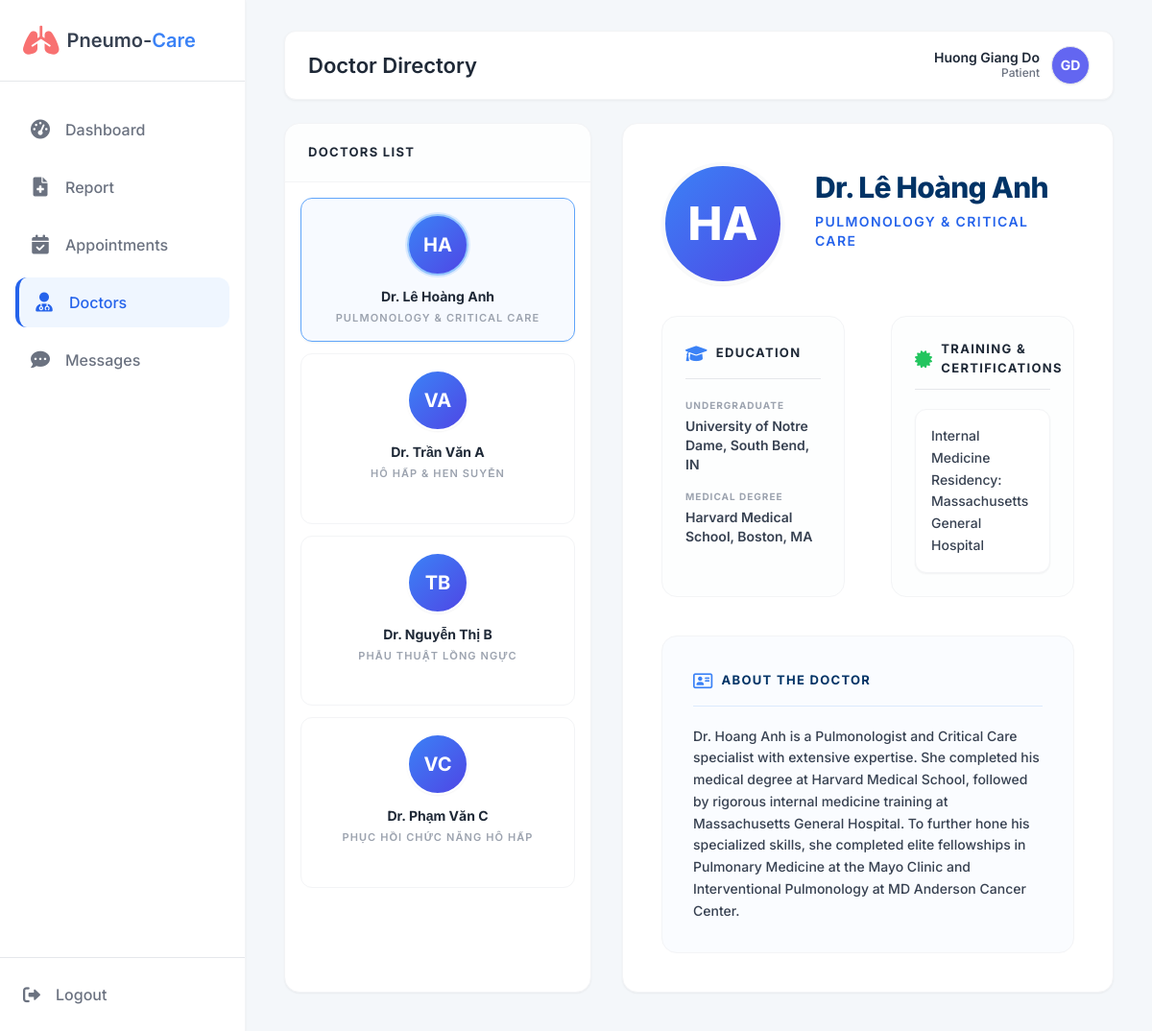
The app's page /pat_doctors.php (signed in) with its own data.
### tables this page shows
CREATE TABLE `Doctor_Profiles` (
  `doctor_id` int(11) NOT NULL,
  `speciality` varchar(100) DEFAULT NULL,
  `consultation_fee` decimal(10,2) DEFAULT NULL,
  `undergraduate_edu` text DEFAULT NULL,
  `medical_edu` text DEFAULT NULL,
  `training` text DEFAULT NULL,
  `affiliations` text DEFAULT NULL,
  `bio` text DEFAULT NULL
);

CREATE TABLE `Users` (
  `user_id` int(11) NOT NULL,
  `email` varchar(100) NOT NULL,
  `password_hash` varchar(255) NOT NULL,
  `full_name` varchar(100) NOT NULL,
  `role` enum('Admin','Doctor','Patient') NOT NULL,
  `avatar_url` text DEFAULT NULL,
  `is_active` tinyint(1) DEFAULT 1,
  `created_at` timestamp NOT NULL DEFAULT current_timestamp()
);

### pat_doctors.php (the view, shortened to what this page needs)
<?php
require 'db.php';
$patientName = $_SESSION['name'];
function getInitials($fullName) {
    $words = explode(' ', trim($fullName));
    $count = count($words);
    if ($count >= 2) {
        $first = mb_substr($words[$count - 2], 0, 1, 'UTF-8');
        $second = mb_substr($words[$count - 1], 0, 1, 'UTF-8');
        return mb_strtoupper($first . $second, 'UTF-8');
    } elseif ($count == 1) {
        return mb_strtoupper(mb_substr($words[0], 0, 1, 'UTF-8'), 'UTF-8');
    }
    return '?';
}
function getAvatarColor($fullName) {
    $colors = ['bg-blue-500', 'bg-red-500', 'bg-green-500', 'bg-yellow-500', 'bg-purple-500', 'bg-pink-500', 'bg-indigo-500', 'bg-teal-500'];
    $index = strlen($fullName) % count($colors);
    return $colors[$index];
}
$doctors = [];
$current_doc = null;
try {
    $doctors = $pdo->query("
        SELECT u.full_name, u.avatar_url, dp.* FROM Users u
        JOIN Doctor_Profiles dp ON u.user_id = dp.doctor_id
        WHERE u.role = 'Doctor' AND u.is_active = 1
    ")->fetchAll();
    $selected_id = isset($_GET['id']) ? $_GET['id'] : null;
    if (!$selected_id && !empty($doctors)) {
        $selected_id = $doctors[0]['doctor_id'];
    }
    if ($selected_id) {
        $stmt = $pdo->prepare("
            SELECT u.full_name, u.avatar_url, dp.* FROM Users u
            JOIN Doctor_Profiles dp ON u.user_id = dp.doctor_id
            WHERE u.user_id = ?
        ");
        $stmt->execute([$selected_id]);
        $current_doc = $stmt->fetch();
    }
} catch (PDOException $e) {
    die("<div class='bg-red-50 text-red-500 p-4 m-4 rounded'><b>Lỗi Database:</b> " . $e->getMessage() . "</div>");
}
?>
<!DOCTYPE html>
<html lang="vi">
<head>
    <script src="https://cdn.tailwindcss.com"></script>
    <link href="https://cdnjs.cloudflare.com/ajax/libs/font-awesome/6.0.0/css/all.min.css" rel="stylesheet">
</head>
<body class="flex h-screen overflow-hidden text-gray-800">
    <aside class="w-64 bg-white border-r border-gray-100 flex flex-col h-full shadow-sm z-10">
        <div class="flex items-center gap-2 p-6 border-b">
            <i class="fa-solid fa-lungs text-3xl text-red-400"></i>
            <h1 class="text-xl font-semibold text-gray-700">Pneumo-<span class="text-blue-500">Care</span></h1>
        </div>
        <nav class="flex-1 px-4 py-6 space-y-2">
            <a href="pat_dashboard.php" class="flex items-center gap-4 px-4 py-3 text-gray-500 hover:bg-gray-50 hover:text-gray-800 rounded-xl transition-colors font-medium">
                <i class="fa-solid fa-gauge-high w-5 text-center text-xl"></i>
                <span>Dashboard</span>
            </a>
            <a href="pat_report.php" class="flex items-center gap-4 px-4 py-3 text-gray-500 hover:bg-gray-50 hover:text-gray-800 rounded-xl transition-colors font-medium">
                <i class="fa-solid fa-file-medical w-5 text-center text-xl"></i>
                <span>Report</span>
            </a>
            <a href="pat_appointments.php" class="flex items-center gap-4 px-4 py-3 text-gray-500 hover:bg-gray-50 hover:text-gray-800 rounded-xl transition-colors font-medium ">
                <i class="fa-solid fa-calendar-check w-5 text-center text-xl"></i>
                <span>Appointments</span>
            </a>
            <a href="pat_doctors.php" class="sidebar-active flex items-center gap-4 px-4 py-3 rounded-xl transition-colors font-medium">
                <i class="fa-solid fa-user-doctor w-5 text-center text-xl"></i>
                <span>Doctors</span>
            </a>
            <a href="pat_messages.php" class="flex items-center gap-4 px-4 py-3 text-gray-500 hover:bg-gray-50 hover:text-gray-800 rounded-xl transition-colors font-medium">
                <i class="fa-solid fa-comment-dots w-5 text-center text-xl"></i>
                <span>Messages</span>
            </a>
        </nav>
        <div class="p-6 border-t mt-auto">
            <a href="logout.php" class="flex items-center gap-4 text-gray-500 hover:text-red-500 transition-colors font-medium">
                <i class="fa-solid fa-right-from-bracket text-lg"></i>
                <span>Logout</span>
            </a>
        </div>
    </aside>
<main class="main-content bg-[#f4f7fa]">
        <div class="topbar-wrapper flex-shrink-0">
            <header class="topbar">
                <h1>Doctor Directory</h1>
                <div class="flex items-center gap-6">
                    <div class="flex items-center gap-3 cursor-pointer">
                        <div class="text-right hidden sm:block">
                            <p class="text-sm font-semibold text-gray-800" style="line-height: 1.2;"><?php echo htmlspecialchars($patientName); ?></p>
                            <p class="text-xs text-gray-500 font-medium">Patient</p>
                        </div>
                        <div class="w-10 h-10 rounded-full <?php echo getAvatarColor($patientName); ?> text-white flex items-center justify-center font-bold text-sm shadow-sm border border-gray-200">
                            <?php echo getInitials($patientName); ?>
                        </div>
                    </div>
                </div>
            </header>
        </div>
        <div class="content-area max-w-7xl mx-auto w-full flex gap-8">
            <div class="w-[320px] bg-white rounded-2xl shadow-sm border border-gray-100 flex flex-col h-full overflow-hidden flex-shrink-0">
                <div class="px-6 py-5 border-b border-gray-100 bg-gray-50/30">
                    <h2 class="font-bold text-gray-800 text-[13px] uppercase tracking-widest">Doctors List</h2>
                </div>
                <div class="flex-1 overflow-y-auto p-4 space-y-3">
                    <?php if (empty($doctors)): ?>
                        <div class="text-center py-10 text-gray-400 italic text-sm">No doctors found.</div>
                    <?php else: ?>
                        <?php foreach ($doctors as $doc): ?>
                        <a href="?id=<?php echo $doc['doctor_id']; ?>" class="block border <?php echo $selected_id == $doc['doctor_id'] ? 'border-blue-400 bg-blue-50/50 shadow-sm' : 'border-gray-100 hover:border-gray-300 hover:bg-gray-50'; ?> rounded-xl p-4 flex flex-col items-center transition-all group">
                        <div class="flex flex-col items-center">
                            <div class="w-16 h-16 rounded-full mb-3 shadow-sm flex items-center justify-center text-xl font-bold text-white bg-gradient-to-br from-blue-500 to-indigo-600 border-2 <?php echo $selected_id == $doc['doctor_id'] ? 'border-blue-300 ring-2 ring-blue-100' : 'border-white'; ?> overflow-hidden">
                                <?php echo getInitials($doc['full_name']); ?>
                            </div>
                        </div>
                            <h3 class="font-bold text-gray-800 text-center text-sm group-hover:text-blue-600 transition-colors">Dr. <?php echo htmlspecialchars($doc['full_name']); ?></h3>
                            <p class="text-[11px] font-semibold text-gray-400 uppercase tracking-widest mt-1 text-center"><?php echo htmlspecialchars($doc['speciality']); ?></p>
                        </a>
                        <?php endforeach; ?>
                    <?php endif; ?>
                </div>
            </div>
            <?php if ($current_doc): ?>
            <div class="flex-1 bg-white rounded-2xl shadow-sm border border-gray-100 p-10 h-full overflow-y-auto relative">
                <div class="flex items-start gap-8 mb-8">
                    <div class="w-32 h-32 rounded-full border-4 border-gray-50 shadow-sm flex items-center justify-center text-5xl font-extrabold text-white bg-gradient-to-br from-blue-500 to-indigo-600 flex-shrink-0">
                        <?php echo getInitials($current_doc['full_name']); ?>
                    </div>
                    <div class="pt-2">
                        <h1 class="text-3xl font-extrabold text-[#003366] mb-2 tracking-tight">Dr. <?php echo htmlspecialchars($current_doc['full_name']); ?></h1>
                        <p class="text-sm font-semibold text-blue-600 uppercase tracking-widest mb-3"><?php echo htmlspecialchars($current_doc['speciality']); ?></p>
                        </div>
                </div>
                <div class="grid grid-cols-2 gap-x-12 gap-y-10">
                    <div class="border border-gray-100 rounded-2xl p-6 bg-gray-50/30">
                        <h3 class="font-bold text-gray-800 text-[13px] uppercase tracking-widest flex items-center gap-2 mb-5 border-b border-gray-200 pb-3">
                            <i class="fa-solid fa-graduation-cap text-blue-500 text-lg"></i> Education
                        </h3>
                        <div class="space-y-4">
                            <div>
                                <h4 class="text-[10px] font-bold text-gray-400 uppercase tracking-widest mb-1">Undergraduate</h4>
                                <p class="text-sm font-semibold text-gray-700"><?php echo htmlspecialchars($current_doc['undergraduate_edu']); ?></p>
                            </div>
                            <div>
                                <h4 class="text-[10px] font-bold text-gray-400 uppercase tracking-widest mb-1">Medical Degree</h4>
                                <p class="text-sm font-semibold text-gray-700"><?php echo htmlspecialchars($current_doc['medical_edu']); ?></p>
                            </div>
                        </div>
                    </div>
                    <div class="border border-gray-100 rounded-2xl p-6 bg-gray-50/30">
                        <h3 class="font-bold text-gray-800 text-[13px] uppercase tracking-widest flex items-center gap-2 mb-5 border-b border-gray-200 pb-3">
                            <i class="fa-solid fa-certificate text-green-500 text-lg"></i> Training & Certifications
                        </h3>
                        <p class="text-sm text-gray-700 font-medium leading-relaxed bg-white p-4 rounded-xl border border-gray-100 shadow-sm">
                            <?php echo nl2br(htmlspecialchars($current_doc['training'])); ?>
                        </p>
                    </div>
                    <div class="col-span-2 border border-gray-100 rounded-2xl p-8 bg-blue-50/30">
                        <h3 class="font-bold text-[#003366] text-[13px] uppercase tracking-widest flex items-center gap-2 mb-5 border-b border-blue-100 pb-3">
                            <i class="fa-regular fa-address-card text-blue-500 text-lg"></i> About the Doctor
                        </h3>
                        <div class="text-sm text-gray-700 font-medium leading-relaxed">
                            <?php echo nl2br(htmlspecialchars($current_doc['bio'])); ?>
                        </div>
                    </div>
                </div>
            </div>
            <?php endif; ?>
        </div>
    </main>
</body>
</html>

### pat_doctors.php (style rules this page uses)
* { margin: 0; padding: 0; box-sizing: border-box; }
body { font-family: 'Inter', sans-serif; background-color: #f4f7fa; color: #1f2937; }
.sidebar-active { background-color: #eff6ff; color: #2563eb; border-left: 4px solid #2563eb; font-weight: 600; }
.main-content { flex: 1; display: flex; flex-direction: column; overflow: hidden; }
.topbar-wrapper { padding: 32px 40px 0 40px; }
.topbar { height: 72px; background: #ffffff; border: 1px solid #f3f4f6; display: flex; align-items: center; justify-content: space-between; padding: 0 24px; border-radius: 12px; box-shadow: 0 1px 3px rgba(0,0,0,0.05); margin-bottom: 24px; }
.topbar h1 { font-size: 22px; font-weight: 600; color: #1f2937; margin: 0; }
.content-area { padding: 0 40px 40px 40px; flex: 1; overflow-y: auto; }

### records on screen
doctor_profiles: doctor_id.full_name "HA", doctor_id.full_name "Lê Hoàng Anh", speciality "PULMONOLOGY & CRITICAL CARE", undergraduate_edu "University of Notre Dame, South Bend, IN", medical_edu "Harvard Medical School, Boston, MA", training "Internal Medicine Residency: Massachusetts General Hospital", bio "Dr. Hoang Anh is a Pulmonologist and Critical Care specialist with extensive expertise. She completed his medical degree at Harvard Medical School, followed by rigorous internal medicine training at Massachusetts General Hospital. To further hone his specialized skills, she completed elite fellowships in Pulmonary Medicine at the Mayo Clinic and Interventional Pulmonology at MD Anderson Cancer Center."
doctor_profiles: doctor_id.full_name "VA", doctor_id.full_name "Trần Văn A", speciality "HÔ HẤP & HEN SUYỄN"
doctor_profiles: doctor_id.full_name "TB", doctor_id.full_name "Nguyễn Thị B", speciality "PHẪU THUẬT LỒNG NGỰC"
doctor_profiles: doctor_id.full_name "VC", doctor_id.full_name "Phạm Văn C", speciality "PHỤC HỒI CHỨC NĂNG HÔ HẤP"

### other values on screen
$patientName "Huong Giang Do"
getInitials($patientName) "GD"
